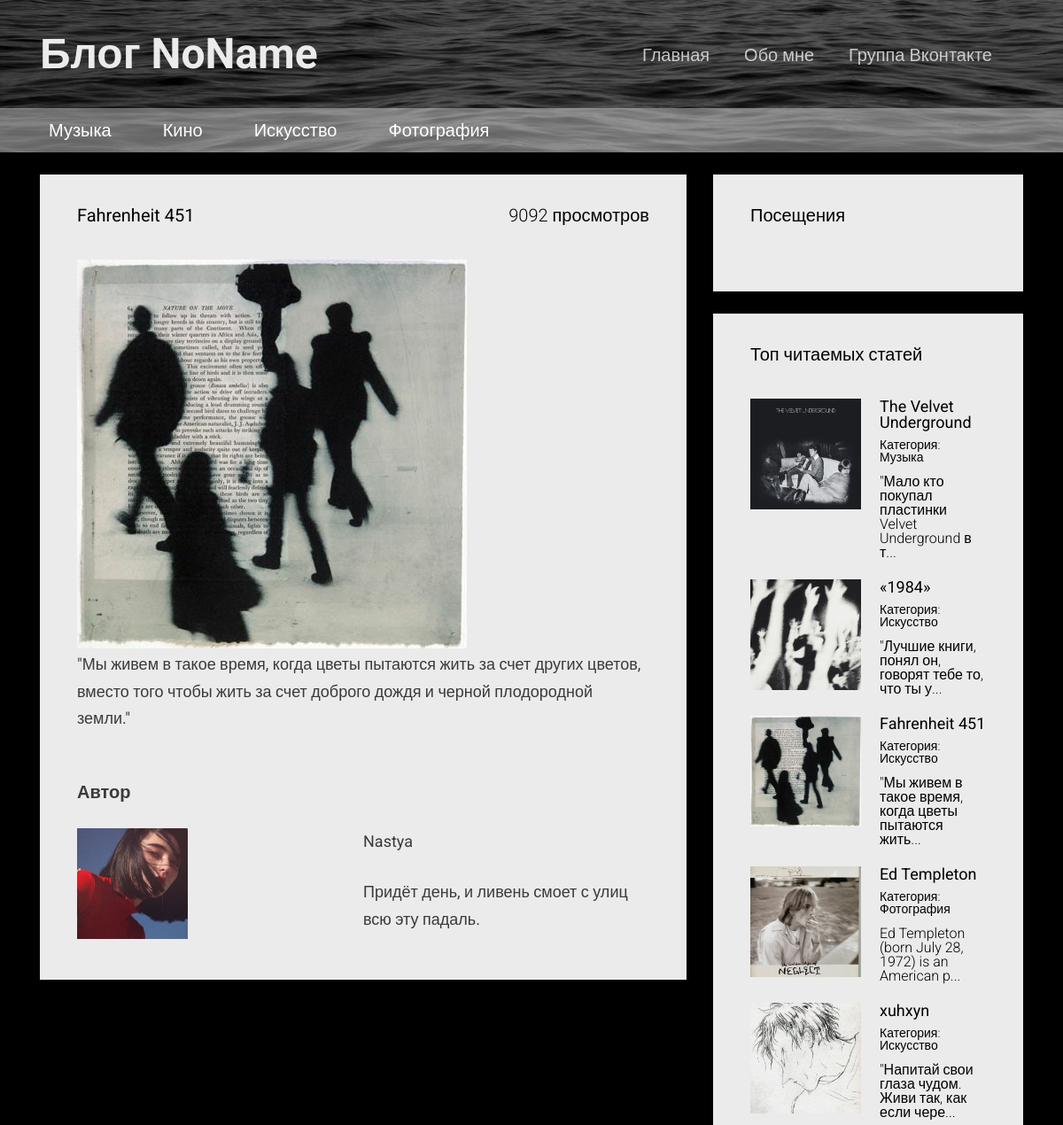
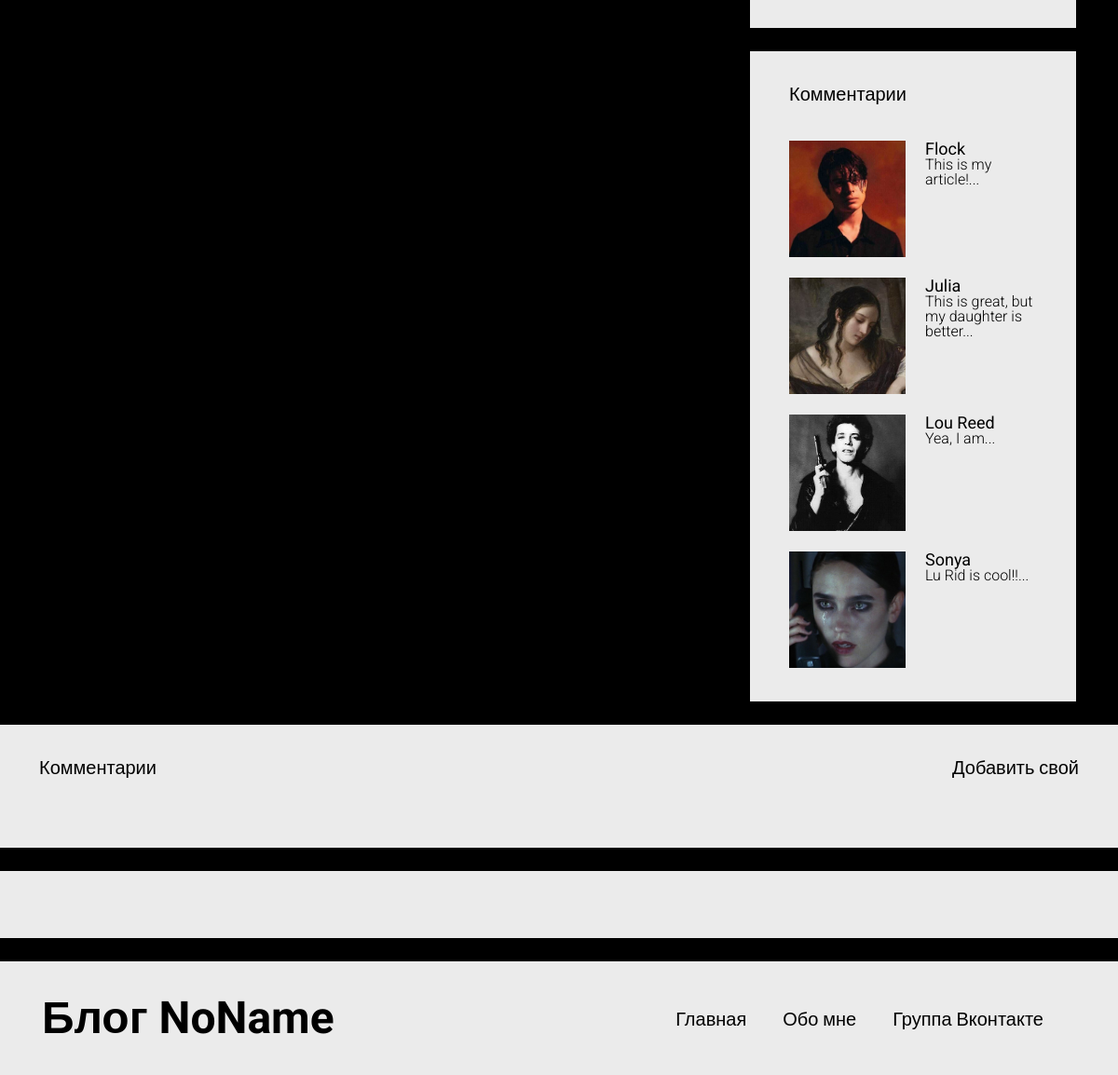
The page /article.php?id=9 on the database its author committed (2 pictures, top to bottom).
### tables this page shows
CREATE TABLE `articles_categories` (
  `id` int NOT NULL,
  `title` varchar(100) NOT NULL
);

CREATE TABLE `articles` (
  `id` int NOT NULL,
  `author` varchar(15) DEFAULT NULL,
  `title` varchar(255) DEFAULT NULL,
  `image` varchar(255) NOT NULL,
  `text` text,
  `categorie_id` int DEFAULT NULL,
  `pubdate` datetime NOT NULL DEFAULT CURRENT_TIMESTAMP,
  `views` int NOT NULL DEFAULT '0'
);

CREATE TABLE `users` (
  `id` int NOT NULL,
  `login` varchar(255) NOT NULL,
  `pass` varchar(255) NOT NULL,
  `name` varchar(111) DEFAULT NULL,
  `img` varchar(200) DEFAULT NULL,
  `descr` text
);

CREATE TABLE `comments` (
  `id` int NOT NULL,
  `author` varchar(100) DEFAULT NULL,
  `text` text NOT NULL,
  `pubdate` datetime NOT NULL DEFAULT CURRENT_TIMESTAMP,
  `articles_id` int NOT NULL
);

### includes/config.php (called while the page is built, shortened)
<?php
$config = array(
    'title' => 'Блог NoName',
    'db' => array(
        'server' => '127.0.0.1',
        'username' => 'root',
        'password' => '',
        'name' => 'test_blog'
    )
);

### article.php (the view, shortened to what this page needs)
<?php
require "includes/config.php";
?>
<!DOCTYPE html>
<html lang="en">
<head>
  <link rel="stylesheet" type="text/css" href="/media/assets/bootstrap-grid-only/css/grid12.css">
  <link rel="stylesheet" type="text/css" href="/media/css/style.css">
</head>
<body>
  <div id="wrapper">
    <?php include "includes/header.php"?>
    <?php
    $article = mysqli_query($connection,"SELECT * FROM `articles` WHERE `id` =".(int)$_GET['id']);
    if(mysqli_num_rows($article)<=0)
    {
        ?>
                <div id="content">
                      <div class="container">
                        <div class="row">
                          <section class="content__left col-md-8">
                            <div class="block">
                              <h3>Статья не найдена</h3>
                              <div class="block__content">
                                <div class="full-text">
                                </div>
                              </div>
                            </div>
                          </section>
                          <section class="content__right col-md-4">
                                <?php include "../includes/sidebar.php" ?>
                          </section>
                        </div>
                      </div>
                    </div>
        <?php
    }else{
        $art= mysqli_fetch_assoc($article);
        mysqli_query($connection,"UPDATE `articles` SET `views`=`views`+ 1 WHERE `id` = ".(int) $_GET['id']);
        ?>
            <div id="content">
                      <div class="container">
                        <div class="row">
                          <section class="content__left col-md-8">
                            <div class="block">
                                <a><?php echo $art['views'];?> просмотров</a>
                              <h3><?php echo $art['title'];?></h3>
                              <div class="block__content">
                                    <img src="/static/images/<?php echo $art['image'];?>" style = "max-width:100%;" >
                                <div class="full-text">
                                    <?php echo $art['text'];?>
                                </div>
                                <div class="full-text">
                                  <h3>Автор</h3>
                                  <?php
                                  $art_authors = mysqli_query($connection,"SELECT * FROM `users` WHERE `login` = '".$art['author']."'" );
                                  $art_author = mysqli_fetch_assoc($art_authors);
                        ?>
                                <div class="article__image" style="display:inline-block; width: 125px;height: 125px;background-repeat: no-repeat;background-size: cover;background-position: center center;background-image: url(../uploads/<?php print $art_author['img'] ?>);"></div>
                               <div class="article__info" style=" float:right;width: 50%;">
                                 <p><?php echo $art_author['name'];?></p>
                                 <div class="article__info__preview"><?php echo $art_author['descr']; ?></div>
                                </div>
                              </div>
                            </div>
                          </section>
                          <section class="content__right col-md-4">
                                <?php include "includes/sidebar.php"; ?>
                          </section>
                        </div>
                      </div>
                    </div>
        <?php
    }
    ?>
                <div class="block">
                    <a href="#comment-add-form">Добавить свой</a>
              <h3>Комментарии</h3>
              <div class="block__content">
              </div>
            </div>
<div class="block" id="comment-add-form">
            </div>
    <?php include "includes/footer.php";?>
  </div>
</body>
</html>

### includes/header.php
<header id="header">
      <div class="header__top">
        <div class="container">
          <div class="header__top__logo">
            <h1><?php echo $config['title']; ?></h1>
          </div>
          <nav class="header__top__menu">
            <ul>
              <li><a href="/">Главная</a></li>
              <li><a href="\pages\about_me.php">Обо мне</a></li>
              <li><a href="https://vk.com/nonamestd">Группа Вконтакте</a></li>
            </ul>
          </nav>
        </div>
      </div>
      <?php
        $categories_q = mysqli_query($connection,"SELECT * FROM `articles_categories`");
        $categories = array();
        while( $cat = mysqli_fetch_assoc($categories_q) )
        {
          $categories[]=$cat;
        }
             ?>
      <div class="header__bottom">
        <div class="container">
          <nav>
            <ul>
              <?php
                foreach( $categories as $cat )
                {
                  ?>
                  <li><a href="#<?php echo $cat['title']?>"><?php echo $cat['title'];?> </a></li>
                  <?php
                }
              ?>
            </ul>
          </nav>
        </div>
      </div>
    </header>

### includes/sidebar.php (shortened to what this page needs)
<div class="block">
              <h3>Посещения</h3>
              <div class="block__content">
              </div>
            </div>
            <div class="block">
              <h3>Топ читаемых статей</h3>
              <div class="block__content">
                <div class="articles articles__vertical">
                  <?php
                      $articles = mysqli_query($connection,"SELECT * FROM `articles`  ORDER BY `views` DESC LIMIT 5");
                    ?>
                    <?php
                      while($art= mysqli_fetch_assoc($articles) )
                      {
                        ?>
                            <article class="article">
                               <div class="article__image" style="background-image: url(/static/images/<?php echo $art['image']; ?>);"></div>
                               <div class="article__info">
                                 <a href="/article.php?id=<?php echo $art['id']; ?>"><?php echo $art['title'];?></a>
                                 <div class="article__info__meta">
                                  <?php
                                    $art_cat=false;
                                    foreach($categories as $cat)
                                    {
                                      if( $cat['id']==$art['categorie_id'])
                                      {
                                        $art_cat=$cat;
                                        break;
                                      }
                                    }
                                  ?>
                                   <small>Категория: <a href="/articles.php?categorie=<?php echo $art_cat['id']?>"><?php echo $art_cat['title']?></a></small>
                                 </div>
                                 <div class="article__info__preview"><?php echo mb_substr($art['text'],0,50,'utf-8'); ?>...</div>
                               </div>
                             </article>
                        <?php
                      }
                    ?>
                </div>
              </div>
            </div>
                        <div class="block">
              <h3>Комментарии</h3>
              <div class="block__content">
                <div class="articles articles__vertical">
                                    <?php
                      $comments = mysqli_query($connection,"SELECT * FROM `comments`  ORDER BY `id` DESC LIMIT 5");
                    ?>
                    <?php
                      while($comment= mysqli_fetch_assoc($comments) )
                      {
                        $authors = mysqli_query($connection,"SELECT * FROM `users` WHERE `login` = '".$comment['author']."'" );
                        $author = mysqli_fetch_assoc($authors);
                        ?>
                            <article class="article">
                               <div class="article__image" style="background-image: url(../uploads/<?php print $author['img'] ?>");"></div>
                               <div class="article__info">
                                 <a href="/article.php?id=<?php echo $comment['articles_id']; ?>"><?php echo $author['name'];?></a>
                                 <div class="article__info__preview"><?php echo mb_substr($comment['text'],0,50,'utf-8'); ?>...</div>
                               </div>
                             </article>
                        <?php
                      }
                    ?>
                </div>
              </div>
            </div>

### includes/footer.php
<footer id="footer">
      <div class="container">
        <div class="footer__logo">
          <h1><?php echo $config['title']; ?></h1>
        </div>
        <nav class="footer__menu">
          <ul>
              <li><a href="/">Главная</a></li>
              <li><a href="/pages/about_me.php">Обо мне</a></li>
              <li><a href="https://vk.com/nonamestd">Группа Вконтакте</a></li>
          </ul>
        </nav>
      </div>
    </footer>

### media/css/style.css (style rules this page uses)
html, body, div, span, applet, object, iframe, h1, h2, h3, h4, h5, h6, p, blockquote, pre, a, abbr, acronym, address, big, cite, code, del, dfn, em, img, ins, kbd, q, s, samp, small, strike, strong, sub, sup, tt, var, b, u, i, center, dl, dt, dd, ol, ul, li, fieldset, form, label, legend, table, caption, tbody, tfoot, thead, tr, th, td, article, aside, canvas, details, embed, figure, figcaption, footer, header, hgroup, menu, nav, output, ruby, section, summary, time, mark, audio, video { margin: 0; padding: 0; border: 0; font-size: 100%; font: inherit; vertical-align: baseline; }
article, aside, details, figcaption, figure, footer, header, hgroup, menu, nav, section { display: block; }
body { line-height: 1; background-color: black; }
a { text-decoration: none; color: rgb(255, 255, 255); }
ol, ul { list-style: none; }
h1 { font-size: 48px; font-weight: bold; }
h3 { font-size: 20px; font-weight: bold; }
body { font-family: 'Roboto', sans-serif; }
#header { margin-bottom: 25px; background-image: url(/media/images/background.jpg); background-size: cover; }
#header .header__top { padding: 37px 0; }
#header .header__top .header__top__logo { float: left; }
#header .header__top .header__top__logo h1 { color: #ebebeb; }
#header .header__top .header__top__menu { padding-top: 15px; text-align: right; }
#header .header__top .header__top__menu ul > li { display: inline-block; margin-right: 35px; }
#header .header__top .header__top__menu ul > li > a { font-size: 20px; text-decoration: none; color: rgba(255, 255, 255, 0.726); }
#header .header__bottom { height: 50px; background-color: #eeeeee69; line-height: 50px; }
#header .header__bottom nav ul > li { display: inline-block; margin-right: 34px; }
#header .header__bottom nav ul > li > a { color: white; font-size: 20px; text-decoration: none; padding: 3px 10px; }
.block { background-color: #ebebeb; padding: 36px 42px; margin-bottom: 25px; }
.block > h3 { font-weight: normal; }
.block > a { float: right; font-size: 20px; color: black; text-decoration: none; font-weight: 300; }
.block .block__content { padding-top: 40px; }
.articles.articles__vertical .article { margin-bottom: 22px; }
.articles .article:last-child { margin-bottom: 0; }
.articles .article:after { visibility: hidden; display: block; font-size: 0; content: " "; clear: both; height: 0; }
.articles .article .article__image { width: 125px; height: 125px; overflow: hidden; background-color: black; float: left; background-repeat: no-repeat; background-size: cover; background-position: center center; }
.articles .article .article__info { margin-left: 125px; padding-left: 21px; }
.articles .article .article__info > a { color: black; font-size: 18px; font-weight: normal; text-decoration: none; }
.articles .article .article__info > .article__info__meta { font-size: 14px; font-weight: 300; margin-top: 9px; margin-bottom: 13px; }
.articles .article .article__info > .article__info__meta a { color: black; text-decoration: none; }
.articles .article .article__info > .article__info__preview { font-size: 16px; font-weight: 300; }
#footer { background-color: #ebebeb; padding: 37px 0; }
#footer .footer__logo { float: left; }
#footer .footer__menu { padding-top: 15px; text-align: right; }
#footer .footer__menu ul > li { display: inline-block; margin-right: 35px; }
#footer .footer__menu ul > li > a { font-size: 20px; text-decoration: none; color: black; font-weight: 300; }
.full-text { font-size: 18px; color: #3a3a3a; line-height: 1.7em; }
.full-text p { text-indent: 0; margin: 0 0 26px 0; }
.full-text h1, .full-text h2, .full-text h3, .full-text h4, .full-text h5, .full-text h6 { margin: 52px 0 26px 0; }

### rows shown on the page
articles_categories: title "Музыка"
articles_categories: title "Кино"
articles_categories: title "Искусство"
articles_categories: title "Фотография"
articles: views "9092", title "Fahrenheit 451", image (picture), text "\"Мы живем в такое время, когда цветы пытаются жить за счет других цветов, вместо того чтобы жить за счет доброго дождя и черной плодородной земли.\"", text "\"Мы живем в такое время, когда цветы пытаются жить"
users: img (picture), name "Nastya", descr "Придёт день, и ливень смоет с улиц всю эту падаль."
articles: image (picture), title "The Velvet Underground", text "\"Мало кто покупал пластинки Velvet Underground в т"
articles: image (picture), title "«1984»", text "\"Лучшие книги, понял он, говорят тебе то, что ты у"
articles: image (picture), title "Ed Templeton", text "Ed Templeton (born July 28, 1972) is an American p"
articles: image (picture), title "xuhxyn", text "\"Напитай свои глаза чудом. Живи так, как если чере"
comments: users.img (picture), users.name "Flock", text "This is my article!"
comments: users.img (picture), users.name "Julia", text "This is great, but my daughter is better"
comments: users.img (picture), users.name "Lou Reed", text "Yea, I am"
comments: users.img (picture), users.name "Sonya", text "Lu Rid is cool!!"

### other values the page prints
$config['title'] "Блог NoName"
